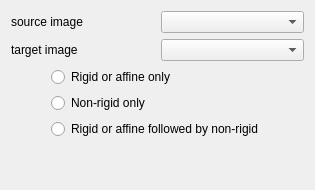
     <widget class="QWidget" name="tabWidgetPage1">
      <attribute name="title">
       <string>Quick Start</string>
      </attribute>
      <layout class="QVBoxLayout" name="verticalLayout_4">
       <item>
        <layout class="QGridLayout" name="gridLayout">
         <item row="0" column="0">
          <widget class="QLabel" name="m_SourceImageLabel">
           <property name="whatsThis">
            <string extracomment="The 'moving' or 'floating' image that will be registered and hence transformed to match the target image."/>
           </property>
           <property name="text">
            <string>source image</string>
           </property>
          </widget>
         </item>
         <item row="0" column="1">
          <widget class="QComboBox" name="m_SourceImageComboBox">
           <property name="whatsThis">
            <string extracomment="The 'moving' or 'floating' image that will be registered and hence transformed to match the target image."/>
           </property>
          </widget>
         </item>
         <item row="1" column="0">
          <widget class="QLabel" name="m_TargetImageLabel">
           <property name="whatsThis">
            <string extracomment="The 'fixed' or 'reference' image to which the source image is registered."/>
           </property>
           <property name="text">
            <string>target image</string>
           </property>
          </widget>
         </item>
         <item row="1" column="1">
          <widget class="QComboBox" name="m_TargetImageComboBox">
           <property name="whatsThis">
            <string extracomment="The 'fixed' or 'reference' image to which the source image is registered."/>
           </property>
          </widget>
         </item>
        </layout>
       </item>
       <item>
        <layout class="QGridLayout" name="gridLayout_2">
         <property name="bottomMargin">
          <number>0</number>
         </property>
         <item row="0" column="1">
          <widget class="QRadioButton" name="m_DoBlockMatchingOnlyRadioButton">
           <property name="text">
            <string>Rigid or affine only</string>
           </property>
          </widget>
         </item>
         <item row="1" column="1">
          <widget class="QRadioButton" name="m_DoNonRigidOnlyRadioButton">
           <property name="text">
            <string>Non-rigid only</string>
           </property>
          </widget>
         </item>
         <item row="1" column="0">
          <spacer name="horizontalSpacer_21">
           <property name="orientation">
            <enum>Qt::Horizontal</enum>
           </property>
           <property name="sizeHint" stdset="0">
            <size>
             <width>40</width>
             <height>20</height>
            </size>
           </property>
          </spacer>
         </item>
         <item row="1" column="2">
          <spacer name="horizontalSpacer_22">
           <property name="orientation">
            <enum>Qt::Horizontal</enum>
           </property>
           <property name="sizeHint" stdset="0">
            <size>
             <width>40</width>
             <height>20</height>
            </size>
           </property>
          </spacer>
         </item>
         <item row="2" column="1">
          <widget class="QRadioButton" name="m_DoBlockMatchingThenNonRigidRadioButton">
           <property name="text">
            <string>Rigid or affine followed by non-rigid</string>
           </property>
          </widget>
         </item>
        </layout>
       </item>
       <item>
        <spacer name="verticalSpacer">
         <property name="orientation">
          <enum>Qt::Vertical</enum>
         </property>
         <property name="sizeHint" stdset="0">
          <size>
           <width>20</width>
           <height>40</height>
          </size>
         </property>
        </spacer>
       </item>
      </layout>
     </widget>
